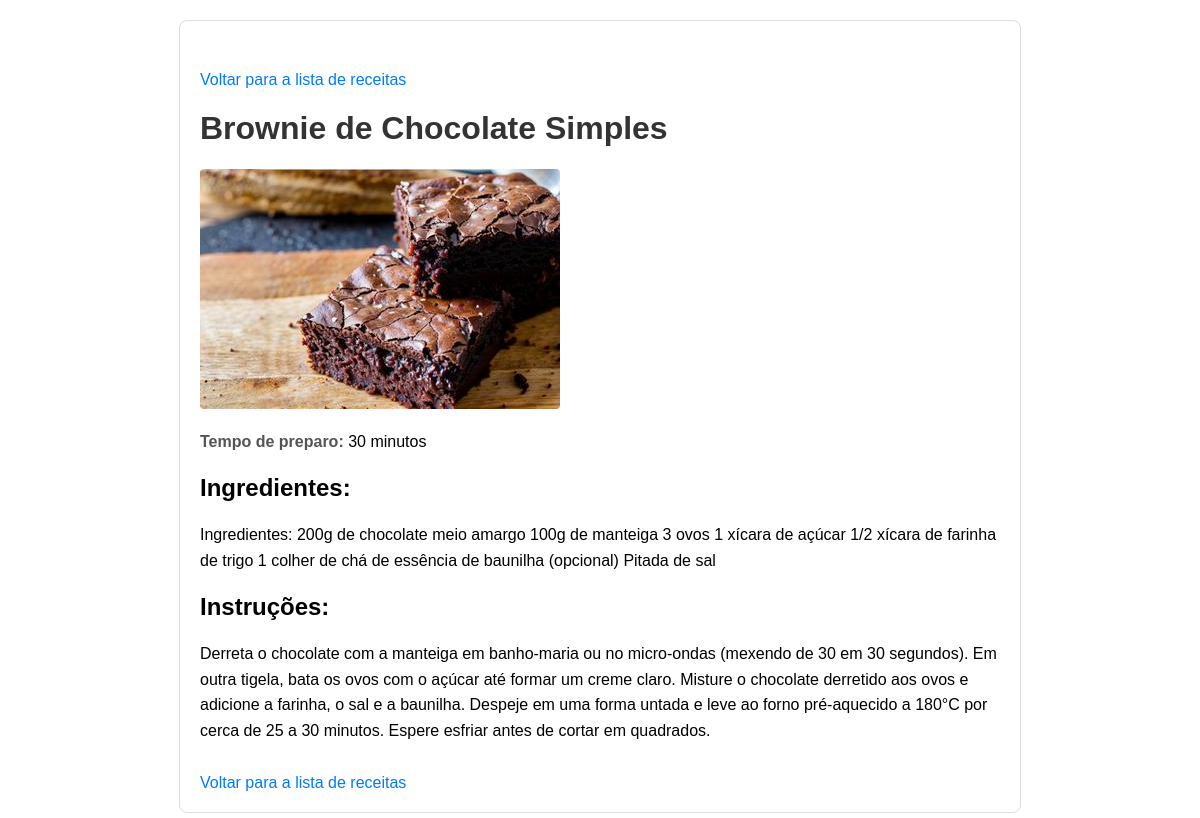
Screenshot of /recipes/4/ with the database file from the repository.
### recipes/models.py (models this page shows, shortened)
class Recipe(models.Model):
    title = models.CharField(max_length=200)
    ingredients = models.TextField()
    instructions = models.TextField()
    cooking_time = models.IntegerField(help_text="Em minutos")
    image = models.ImageField(upload_to='recipes/', blank=True, null=True)
    class Meta:
        verbose_name_plural = 'Recipes'

### recipes/views.py (the view)
# urls.py: path('<int:pk>/', views.recipe_detail, name='recipe_detail'),
def recipe_detail(request, pk):  # <-- Corrigido aqui
    recipe = get_object_or_404(Recipe, pk=pk)
    return render(request, 'recipes/recipe_detail.html', {'recipe': recipe})

### recipes/templates/recipes/recipe_detail.html (shortened to what this page needs)
<!DOCTYPE html>
<html lang="pt-br">
<head>
</head>
<body>
    <div class="container">
        <a href="{% url 'recipe_list' %}" class="back-link">Voltar para a lista de receitas</a>
        <h1>{{ recipe.title }}</h1>
        {% if recipe.image %}
            <img src="{{ recipe.image.url }}" alt="{{ recipe.title }}" class="img">
        {% endif %}
        <p><strong>Tempo de preparo:</strong> {{ recipe.cooking_time }} minutos</p>
        <h2>Ingredientes:</h2>
        <p>{{ recipe.ingredients }}</p>
        <h2>Instruções:</h2>
        <p>{{ recipe.instructions }}</p>
        <a href="{% url 'recipe_list' %}" class="back-link">Voltar para a lista de receitas</a>
    </div>
</body>
</html>

### recipes/templates/recipes/recipe_detail.html (style rules this page uses)
body { font-family: Arial, sans-serif; margin: 20px }
.container { max-width: 800px; margin: auto; padding: 20px; border: 1px solid #ddd; border-radius: 8px; }
img { max-width: 100%; height: auto; display: block; margin-bottom: 20px; border-radius: 4px; }
h1 { color: #333; }
p { line-height: 1.6; }
strong { color: #555; }
.back-link { display: block; margin-top: 30px; color: #007bff; text-decoration: none; }

### rows the page displays
Recipe: title "Brownie de Chocolate Simples", image (picture), cooking_time "30", ingredients "Ingredientes: 200g de chocolate meio amargo 100g de manteiga 3 ovos 1 xícara de açúcar 1/2 xícara de farinha de trigo 1 colher de chá de essência de baunilha (opcional) Pitada de sal", instructions "Derreta o chocolate com a manteiga em banho-maria ou no micro-ondas (mexendo de 30 em 30 segundos). Em outra tigela, bata os ovos com o açúcar até formar um creme claro. Misture o chocolate derretido aos ovos e adicione a farinha, o sal e a baunilha. Despeje em uma forma untada e leve ao forno pré-aquecido a 180°C por cerca de 25 a 30 minutos. Espere esfriar antes de cortar em quadrados."
